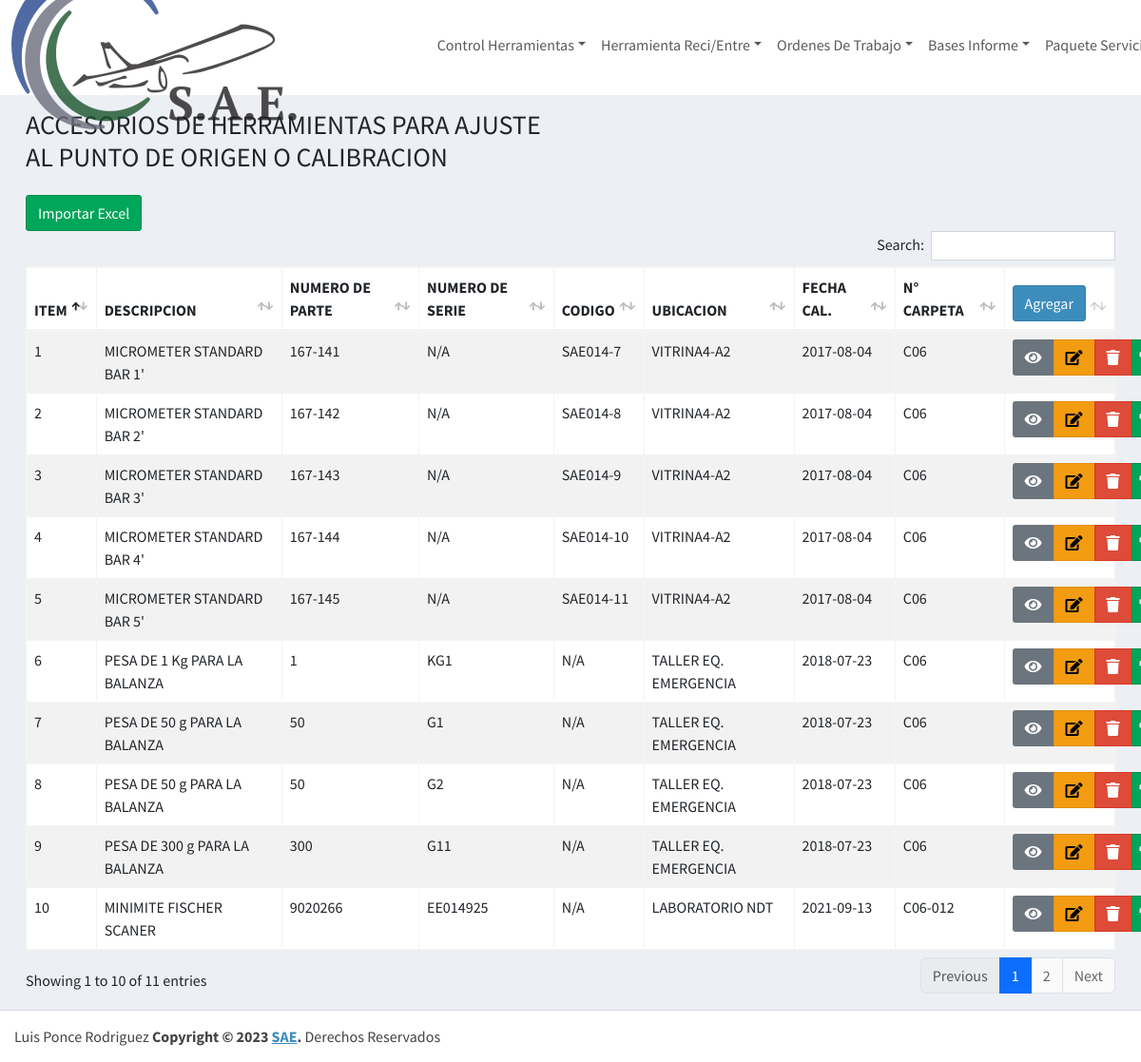
The page /VCalibracion (signed in) on the database its author committed.
### tables this page shows
CREATE TABLE `control_calibracion` (
  `id_calibracion` int(11) NOT NULL,
  `descripcion_calibracion` varchar(100) NOT NULL,
  `pn_calibracion` varchar(50) NOT NULL,
  `pnalt_calibracion` varchar(50) NOT NULL,
  `numserie_calibracion` varchar(50) DEFAULT NULL,
  `codigo_calibracion` varchar(50) DEFAULT NULL,
  `marcaofabri_calibracion` varchar(50) NOT NULL,
  `cantidad_calibracion` varchar(10) NOT NULL,
  `unidad_calibracion` varchar(50) NOT NULL,
  `observacion_calibracion` text NOT NULL,
  `ubicacion_calibracion` varchar(100) NOT NULL,
  `fechacali_calibracion` date DEFAULT NULL,
  `periodocali_calibracion` varchar(11) DEFAULT NULL,
  `fechavenci_calibracion` date DEFAULT NULL,
  `estado_calibracion` varchar(50) DEFAULT NULL,
  `diasalerta_calibracion` varchar(50) DEFAULT NULL,
  `origencali_calibracion` varchar(50) NOT NULL,
  `propiedad_calibracion` varchar(50) NOT NULL,
  `numcarpeta_calibracion` varchar(50) NOT NULL,
  `numcertifi_calibracion` varchar(50) NOT NULL,
  `numregistro_calibracion` varchar(20) NOT NULL,
  `alcanceinstru_calibracion` varchar(50) NOT NULL,
  `resuinstru_calibracion` varchar(50) NOT NULL,
  `ubicacionautorizada_calibracion` varchar(100) NOT NULL,
  `docsalida_calibracion` varchar(100) NOT NULL
);

### controlador/plantillaControlador.php (called while the page is built)
<?php
class ControladorPlantilla{
    static public function ctrPlantilla(){
        include "vista/plantilla.php";
    }
}

### index.php (called while the page is built, shortened)
<?php
require_once "controlador/plantillaControlador.php";
require_once "controlador/usuarioControlador.php";
require_once "controlador/calibracionControlador.php";
require_once "modelo/usuarioModelo.php";
require_once "modelo/calibracionModelo.php";
$plantilla=new ControladorPlantilla();
$plantilla->ctrPlantilla();

### modelo/conexion.php (called while the page is built)
<?php
class Conexion{
    static public function conectar(){
        $host="localhost";
        $db="sistemassae";
        $userDB="root";
        $passDB="";
        $link=new PDO("mysql:host=".$host.";"."dbname=".$db,$userDB,$passDB);
        $link->exec("set names utf8");
        return $link;
    }
}

### modelo/usuarioModelo.php (called while the page is built, shortened)
<?php
require "conexion.php";
class ModeloUsuario {
  static public function mdlUsuarioPermiso($idUsuario,$idPermiso){
    $stmt = Conexion::conectar()->prepare("select * from permiso_usuario where id_usuario=$idUsuario and id_permiso=$idPermiso");
    $stmt->execute();
    return $stmt->fetch();
  }
}

### controlador/usuarioControlador.php (called while the page is built, shortened)
<?php
class ControladorUsuario {
  static public function ctrUsuarioPermiso($idUsuario,$idPermiso){
    $respuesta = ModeloUsuario::mdlUsuarioPermiso($idUsuario,$idPermiso);
    return $respuesta;
  }
}

### modelo/calibracionModelo.php (called while the page is built, shortened)
<?php
require_once "conexion.php";
class ModeloCalibraciones
{
  static public function mdlInfoCalibraciones()
  {
    $stmt = Conexion::conectar()->prepare("SELECT * FROM  control_calibracion");
    $stmt->execute();
    return $stmt->fetchAll();
  }
}

### controlador/calibracionControlador.php (called while the page is built, shortened)
<?php
class ControladorCalibraciones {
  static public function ctrInfoCalibraciones() {
    $respuesta = ModeloCalibraciones::mdlInfoCalibraciones();
    return $respuesta;
  }
}

### vista/VCalibracion.php (the view)
<div class="content-wrapper">
    <div class="content-header">
        <div class="container-fluid">
            <div class="row mb-2">
                <div class="col-sm-6">
                    <h3 class="m-0">ACCESORIOS DE HERRAMIENTAS PARA AJUSTE AL PUNTO DE ORIGEN O CALIBRACION</h3>
                </div>
                <div class="col-sm-6">
                </div>
            </div>
        </div>
    </div>
    <div class="content">
        <div class="container-fluid">
            <table id="DataTableCalibracion" class="table table-bordered table-striped">
                <thead>
                <button class="btn btn-success" onclick="MCargarRegistrosCalibracion()">Importar Excel</button>
                    <tr>
                        <th>ITEM</th>
                        <th>DESCRIPCION</th>
                        <th>NUMERO DE PARTE</th>
                        <th>NUMERO DE SERIE</th>
                        <th>CODIGO</th>
                        <th>UBICACION</th>
                        <th>FECHA CAL.</th>
                        <th>N° CARPETA</th>
                        <td>
                            <button class="btn btn-primary" onclick="MNuevoCalibracion()">Agregar</button>
                        </td>
                    </tr>
                </thead>
                <tbody>
                    <?php
                      $calibracion = ControladorCalibraciones::ctrInfoCalibraciones();
                      foreach ($calibracion as $value) {
                      ?>
                        <tr>
                            <td><?php echo $value["id_calibracion"]; ?></td>
                            <td><?php echo $value["descripcion_calibracion"]; ?></td>
                            <td><?php echo $value["pn_calibracion"]; ?></td>
                            <td><?php echo $value["numserie_calibracion"]; ?></td>
                            <td><?php echo $value["codigo_calibracion"]; ?></td>
                            <td><?php echo $value["ubicacion_calibracion"]; ?></td>
                            <td><?php echo $value["fechacali_calibracion"]; ?></td>
                            <td><?php echo $value["numcarpeta_calibracion"]; ?></td>
                            <td>
                                <div class="btn-group">
                                    <button class="btn btn-secondary" onclick="MVerCalibraciones(<?php echo $value["id_calibracion"]; ?>)">
                                        <i class="fas fa-eye"></i>
                                    </button>
                                    <button class="btn btn-warning" onclick="MEditarCalibraciones(<?php echo $value["id_calibracion"]; ?>)">
                                        <i class="fas fa-edit"></i>
                                    </button>
                                    <button class="btn btn-danger" onclick="MEliCalibracion(<?php echo $value["id_calibracion"]; ?>)">
                                        <i class="fas fa-trash"></i>
                                    </button>
                                    <a class="btn btn-sm btn-success" href="vista/reportes/repPorCalibracion.php?id=<?php echo $value["id_calibracion"]; ?>" target="_blank"><i class="fas fa-print"></i></a>
                                </div>
                            </td>
                        </tr>
                    <?php
                      }
                      ?>
                </tbody>
            </table>
        </div>
    </div>
</div>

### vista/plantilla.php (shortened to what this page needs)
<!DOCTYPE html>
<html lang = "es">
  <head>
    <link href="https://cdn.jsdelivr.net/npm/bootstrap@5.3.0/dist/css/bootstrap.min.css" rel="stylesheet">
  <link rel="stylesheet" href="https://code.ionicframework.com/ionicons/2.0.1/css/ionicons.min.css">
    <link rel = "stylesheet" href = "assest/plugins/fontawesome-free/css/all.min.css">
    <link rel = "stylesheet" href = "assest/dist/css/adminlte.css">
    <link rel = "stylesheet" href = "assest/dist/css/main.css">
    <link rel=  "stylesheet" href = "assest/dist/css/skins/_all-skins.min.css">
    <link rel = "stylesheet" href = "assest/plugins/datatables-bs4/css/dataTables.bootstrap4.min.css">
    <link rel = "stylesheet" href = "assest/plugins/datatables-responsive/css/responsive.bootstrap4.min.css">
    <link rel = "stylesheet" href = "assest/plugins/datatables-buttons/css/buttons.bootstrap4.min.css">
    <link rel = "stylesheet" href = "assest/plugins/bs-stepper/css/bs-stepper.css">
    <link rel = "stylesheet" href = "assest/plugins/sweetalert2-theme-bootstrap-4/bootstrap-4.min.css">
    <link rel="stylesheet" href="assest/plugins/daterangepicker/daterangepicker.css">
    <link rel="stylesheet" href="assest/plugins/select2/css/select2.min.css">
    <link rel="stylesheet" href="assest/plugins/select2-bootstrap4-theme/select2-bootstrap4.min.css">
    <link href="https://unpkg.com/dropzone@6.0.0-beta.1/dist/dropzone.css" rel="stylesheet" type="text/css" />
  </head>
  <?php
if(isset($_SESSION["ingreso"])&&$_SESSION["ingreso"]=="ok"){
  if(isset($_GET["ruta"])){
    include "vista/asideMenu.php";
      if ( $_GET["ruta"] == "panelAdmin" ||
          $_GET["ruta"] == "VUsuario" ||
          $_GET["ruta"] == "CTramite" ||
          $_GET["ruta"] == "VSeguimiento" ||
          $_GET["ruta"] == "VCliente" |
          $_GET["ruta"] == "VServicio" ||
          $_GET["ruta"] == "VArchivos" ||
          $_GET["ruta"] == "VAutorizacion" ||
          $_GET["ruta"] == "VMaterial" ||
          $_GET["ruta"] == "VHerramientas" ||
          $_GET["ruta"] == "VLogHerramientas" ||
          $_GET["ruta"] == "VControlHerramientas" ||
          $_GET["ruta"] == "VCalibracion" ||
          $_GET["ruta"] == "VOrdenTrabajo" ||
          $_GET["ruta"] == "VRab" ||
          $_GET["ruta"] == "VDBaja" ||
          $_GET["ruta"] == "BusTramite" ||
          $_GET["ruta"] == "VMarcaciones" ||
          $_GET["ruta"] == "VRepHerramientas" ||
          $_GET["ruta"] == "VReportesGraficos" ||
          $_GET["ruta"] == "VInforme" ||
          $_GET["ruta"] == "VLogDevolucion" ||
          $_GET["ruta"] == "VLogCalibradas" ||
          $_GET["ruta"] == "VLogDevCalibradas" ||
          $_GET["ruta"] == "VBaseLpz" ||
          $_GET["ruta"] == "VBaseScz" ||
          $_GET["ruta"] == "descargar" ||
          $_GET["ruta"] == "salir" ) {
            $ruta=$_GET["ruta"].".php";
      }
      include $ruta;
      include "footer.php";
    }
  } else {
    include "login.php";
  }
  ?>

### vista/asideMenu.php (shortened to what this page needs)
<?php
function habilitado($idPermiso)
{
    $id = $_SESSION["id"];
    $permiso = ControladorUsuario::ctrUsuarioPermiso($id, $idPermiso);
    return $permiso;
}
?>
<body class="hold-transition layout-top-nav">
    <div class="wrapper">
        <nav class="main-header navbar navbar-expand-md navbar-light navbar-white">
            <div class="container-fluid">
                <a href="panelAdmin" class="navbar-brand">
                    <img src="assest/imagenes/logosae.png" alt="AdminLTE Logo" class="brand-image elevation-3" style="opacity: .8">
                    <span class="brand-text font-weight-light">SISTEMAS SAE</span>
                </a>
                <div class="collapse navbar-collapse" id="menu">
                    <ul class="navbar-nav me-auto">
                        <?php if (habilitado(11) != null) {
                        ?>
                            <li class="nav-item dropdown dropdown-hover">
                                <a id="dropdownSubMenu3" href="#" role="button" data-toggle="dropdown" aria-haspopup="true" aria-expanded="false" class="nav-link dropdown-toggle">Control Herramientas</a>
                            </li>
                        <?php } ?>
                        <?php if (habilitado(10) != null) {
                        ?>
                            <li class="nav-item dropdown dropdown-hover">
                                <a id="dropdownSubMenu3" href="#" role="button" data-toggle="dropdown" aria-haspopup="true" aria-expanded="false" class="nav-link dropdown-toggle">Herramienta Reci/Entre</a>
                            </li>
                        <?php } ?>
                        <?php if (habilitado(16) != null) {
                        ?>
                            <li class="nav-item dropdown dropdown-hover">
                                <a id="dropdownSubMenu3" href="#" role="button" data-toggle="dropdown" aria-haspopup="true" aria-expanded="false" class="nav-link dropdown-toggle">Ordenes De Trabajo</a>
                            </li>
                        <?php } ?>
                        <?php if (habilitado(17) != null) {
                        ?>
                            <li class="nav-item dropdown dropdown-hover">
                                <a id="dropdownSubMenu3" href="#" role="button" data-toggle="dropdown" aria-haspopup="true" aria-expanded="false" class="nav-link dropdown-toggle">Bases Informe</a>
                            </li>
                        <?php } ?>
                        <?php if (habilitado(12) != null) {
                        ?>
                            <li class="nav-item dropdown dropdown-hover">
                                <a id="dropdownSubMenu3" href="#" role="button" data-toggle="dropdown" aria-haspopup="true" aria-expanded="false" class="nav-link dropdown-toggle">Paquete Servicio</a>
                            </li>
                        <?php } ?>
                    </ul>
                </div>
            </div>
        </nav>

### vista/footer.php (shortened to what this page needs)
<footer class="main-footer">
    <div class="float-right d-none d-sm-inline">
        Luis Ponce Rodriguez
    </div>
    <strong>Copyright &copy; 2023 <a href="https://sae.aero">SAE</a>.</strong> Derechos Reservados
</footer>
</div>
</body>
</html>

### rows shown on the page
control_calibracion: id_calibracion "1", descripcion_calibracion "MICROMETER STANDARD BAR 1'", pn_calibracion "167-141", numserie_calibracion "N/A", codigo_calibracion "SAE014-7", ubicacion_calibracion "VITRINA4-A2", fechacali_calibracion "2017-08-04", numcarpeta_calibracion "C06"
control_calibracion: id_calibracion "2", descripcion_calibracion "MICROMETER STANDARD BAR 2'", pn_calibracion "167-142", numserie_calibracion "N/A", codigo_calibracion "SAE014-8", ubicacion_calibracion "VITRINA4-A2", fechacali_calibracion "2017-08-04", numcarpeta_calibracion "C06"
control_calibracion: id_calibracion "3", descripcion_calibracion "MICROMETER STANDARD BAR 3'", pn_calibracion "167-143", numserie_calibracion "N/A", codigo_calibracion "SAE014-9", ubicacion_calibracion "VITRINA4-A2", fechacali_calibracion "2017-08-04", numcarpeta_calibracion "C06"
control_calibracion: id_calibracion "4", descripcion_calibracion "MICROMETER STANDARD BAR 4'", pn_calibracion "167-144", numserie_calibracion "N/A", codigo_calibracion "SAE014-10", ubicacion_calibracion "VITRINA4-A2", fechacali_calibracion "2017-08-04", numcarpeta_calibracion "C06"
control_calibracion: id_calibracion "5", descripcion_calibracion "MICROMETER STANDARD BAR 5'", pn_calibracion "167-145", numserie_calibracion "N/A", codigo_calibracion "SAE014-11", ubicacion_calibracion "VITRINA4-A2", fechacali_calibracion "2017-08-04", numcarpeta_calibracion "C06"
control_calibracion: id_calibracion "6", descripcion_calibracion "PESA DE 1 Kg PARA LA BALANZA", pn_calibracion "1", numserie_calibracion "KG1", codigo_calibracion "N/A", ubicacion_calibracion "TALLER EQ. EMERGENCIA", fechacali_calibracion "2018-07-23", numcarpeta_calibracion "C06"
control_calibracion: id_calibracion "7", descripcion_calibracion "PESA DE 50 g PARA LA BALANZA", pn_calibracion "50", numserie_calibracion "G1", codigo_calibracion "N/A", ubicacion_calibracion "TALLER EQ. EMERGENCIA", fechacali_calibracion "2018-07-23", numcarpeta_calibracion "C06"
control_calibracion: id_calibracion "8", descripcion_calibracion "PESA DE 50 g PARA LA BALANZA", pn_calibracion "50", numserie_calibracion "G2", codigo_calibracion "N/A", ubicacion_calibracion "TALLER EQ. EMERGENCIA", fechacali_calibracion "2018-07-23", numcarpeta_calibracion "C06"
control_calibracion: id_calibracion "9", descripcion_calibracion "PESA DE 300 g PARA LA BALANZA", pn_calibracion "300", numserie_calibracion "G11", codigo_calibracion "N/A", ubicacion_calibracion "TALLER EQ. EMERGENCIA", fechacali_calibracion "2018-07-23", numcarpeta_calibracion "C06"
control_calibracion: id_calibracion "10", descripcion_calibracion "MINIMITE FISCHER SCANER", pn_calibracion "9020266", numserie_calibracion "EE014925", codigo_calibracion "N/A", ubicacion_calibracion "LABORATORIO NDT", fechacali_calibracion "2021-09-13", numcarpeta_calibracion "C06-012"
